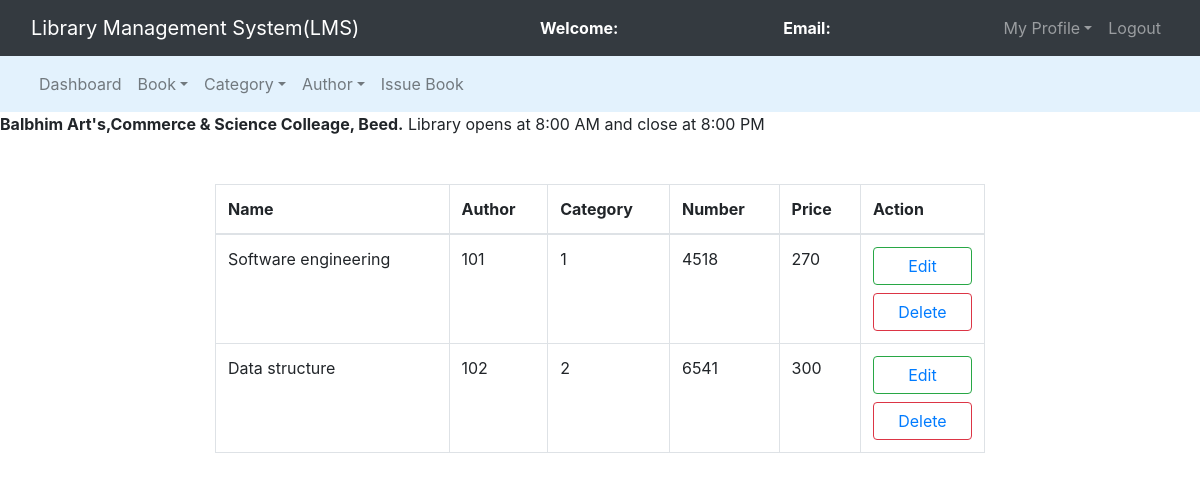
Page /admin/manage_book.php on the earlier database version.
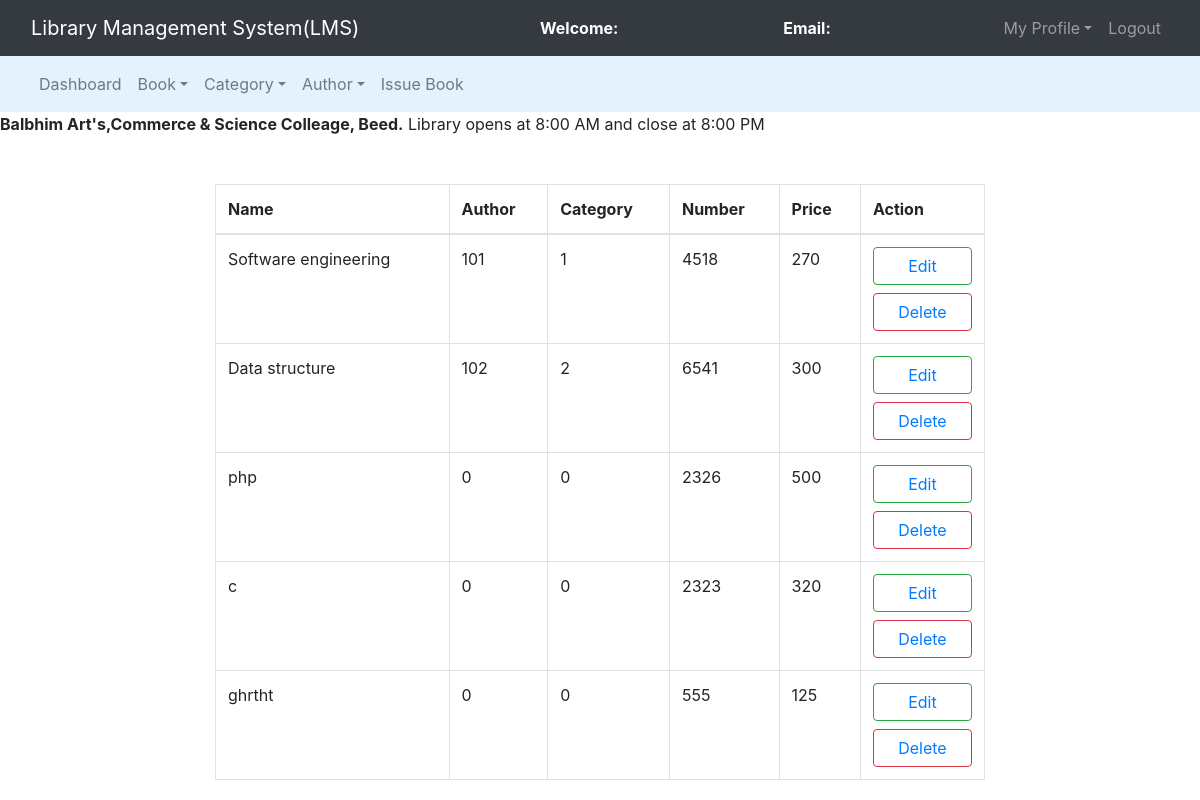
Same page on the later database version.
### tables this page shows
CREATE TABLE `books` (
  `book_id` int(11) NOT NULL,
  `book_name` varchar(250) NOT NULL,
  `author_id` int(11) NOT NULL,
  `cat_id` int(11) NOT NULL,
  `book_no` int(11) NOT NULL,
  `book_price` int(11) NOT NULL
);

### admin/manage_book.php (the view, shortened to what this page needs)
<?php
	include 'db_connect.php';
?>
<!DOCTYPE html>
<html>
<head>
	<link rel="stylesheet" type="text/css" href="../bootstrap-4.4.1/css/bootstrap.min.css">
</head>
<body>
	<nav class="navbar navbar-expand-lg navbar-dark bg-dark">
		<div class="container-fluid">
			<div class="navbar-header">
				<a class="navbar-brand" href="index.php">Library Management System(LMS)</a>
			</div>
			<font style="color: white"><span><strong>Welcome: <?php echo $_SESSION['name'];?></strong></span></font>
			<font style="color: white"><span><strong>Email: <?php echo $_SESSION['email'];?></strong></span></font>
			<ul class="nav navbar-nav navbar-right">
				<li class="nav-item dropdown">
					<a class="nav-link dropdown-toggle" data-toggle="dropdown">My Profile</a>
				</li>
				<li class="nav-item"><a class="nav-link" href="../logout.php">Logout</a></li>
			</ul>
		</div>
	</nav>
<nav class="navbar navbar-expand-lg navbar-light" style="background-color: #e3f2fd">
	<div class="container-fluid">
		<ul class="nav navbar-nav navbar-center">
			<li class="nav-item">
				<a href="admin_dashboard.php" class="nav-link">Dashboard</a>
			</li>
			<li class="nav-item dropdown">
				<a class="nav-link dropdown-toggle" data-toggle="dropdown">Book</a>
			</li>
			<li class="nav-item dropdown">
				<a class="nav-link dropdown-toggle" data-toggle="dropdown">Category</a>
			</li>
			<li class="nav-item dropdown">
				<a class="nav-link dropdown-toggle" data-toggle="dropdown">Author</a>
			</li>
			<li class="nav-item">
				<a href="issue_book.php" class="nav-link">Issue Book</a>
			</li>
		</ul>
	</div>
</nav>
	<span><marquee><b>Balbhim Art's,Commerce & Science Colleage, Beed.</b> Library opens at 8:00 AM and close at 8:00 PM</marquee></span><br><br>
	<div class="container-fluid">
		<div class="row">
		<div class="col-md-2"></div>
		<div class="col-md-8">
			<table class="table table-bordered table-hover">
				<thead>
					<tr>
						<th>Name</th>
						<th>Author</th>
						<th>Category</th>
						<th>Number</th>
						<th>Price</th>
						<th>Action</th>
					</tr>
				</thead>
				<?php
					$query = "select * from books";
					$query_run = mysqli_query($connection,$query);
					while($row = mysqli_fetch_assoc($query_run)){
						?>
						<tr>
							<td><?php echo $row['book_name'];?></td>
							<td><?php echo $row['author_id'];?></td>
							<td><?php echo $row['cat_id'];?></td>
							<td><?php echo $row['book_no'];?></td>
							<td><?php echo $row['book_price'];?></td>
							<td>
								<button class="btn btn-block btn-outline-success" name=""><a href="edit_book.php?bn=<?php echo $row['book_no'];?>">Edit</a></button>
								<button class="btn btn-block btn-outline-danger" name=""><a href="delete_book.php?bn=<?php echo $row['book_no'];?>">Delete</a></button>
							</td>
						</tr>
						<?php
					}
				?>
			</table>
		</div>
		<div class="col-md-2"></div>
	</div>
</body>
</html>

Differences in the rows shown:
added books: book_name "php", author "0", cat "0", book_no "2326", book_price "500"
added books: book_name "c", author "0", cat "0", book_no "2323", book_price "320"
added books: book_name "ghrtht", author "0", cat "0", book_no "555", book_price "125"
